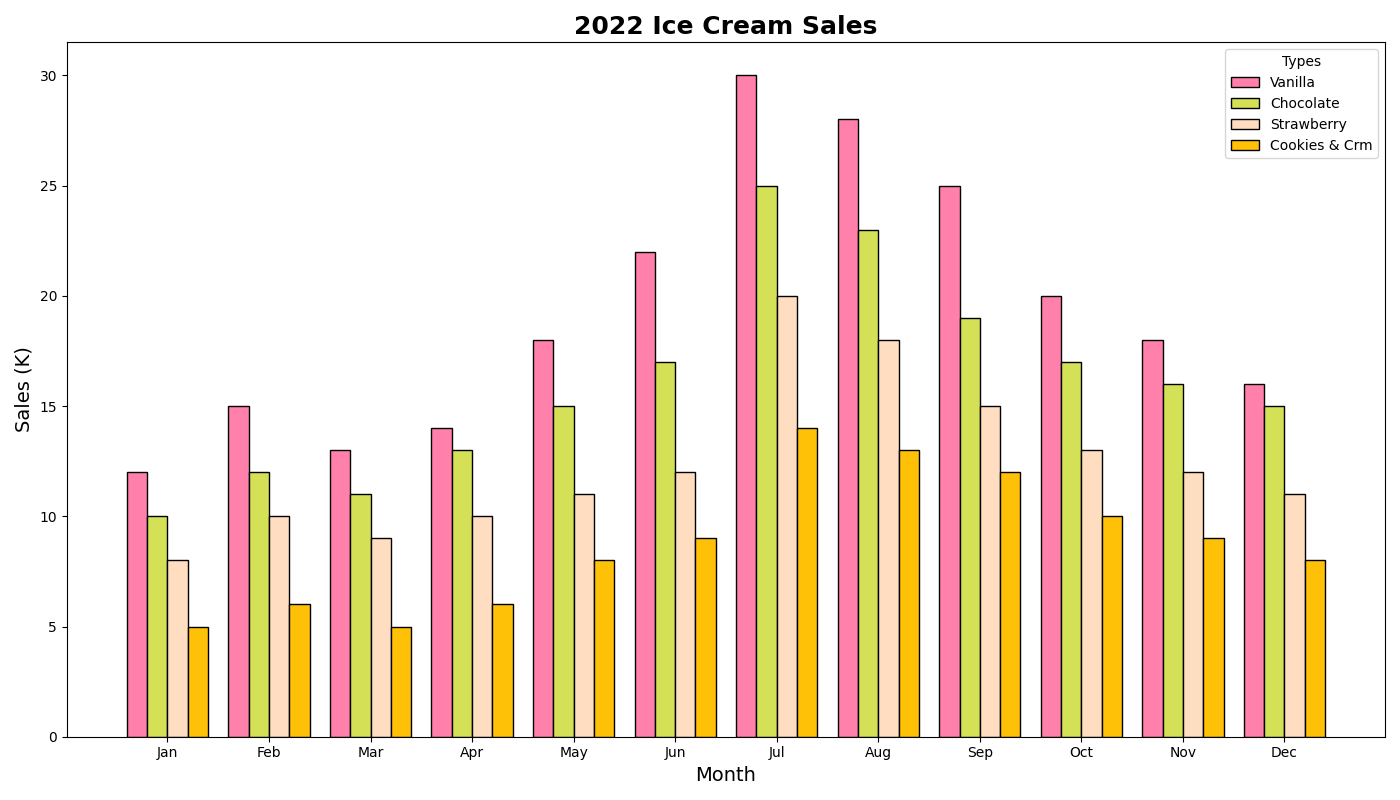

Source code (Python):
import numpy as np
import matplotlib.pyplot as plt

months = np.array(['Jan', 'Feb', 'Mar', 'Apr', 'May', 'Jun', 'Jul', 'Aug', 'Sep', 'Oct', 'Nov', 'Dec'])
flavors = ['Vanilla', 'Chocolate', 'Strawberry', 'Cookies & Crm']

vanilla_sales = np.array([12, 15, 13, 14, 18, 22, 30, 28, 25, 20, 18, 16])
chocolate_sales = np.array([10, 12, 11, 13, 15, 17, 25, 23, 19, 17, 16, 15])
strawberry_sales = np.array([8, 10, 9, 10, 11, 12, 20, 18, 15, 13, 12, 11])
cookies_cream_sales = np.array([5, 6, 5, 6, 8, 9, 14, 13, 12, 10, 9, 8])

sales_data = np.vstack([vanilla_sales, chocolate_sales, strawberry_sales, cookies_cream_sales])
colors = ['#FF80AB', '#D4E157', '#FFDDC1', '#FFC107']

fig, ax = plt.subplots(figsize=(14, 8))

bar_width = 0.2
x_indices = np.arange(len(months))

for i, (sales, color) in enumerate(zip(sales_data, colors)):
    ax.bar(x_indices + i * bar_width, sales, color=color, edgecolor='black', width=bar_width, label=flavors[i])

ax.set_title("2022 Ice Cream Sales", fontsize=18, fontweight='bold')
ax.set_xlabel("Month", fontsize=14)
ax.set_ylabel("Sales (K)", fontsize=14)
ax.set_xticks(x_indices + bar_width * 1.5)
ax.set_xticklabels(months)
ax.legend(title="Types")

plt.tight_layout()
plt.show()
